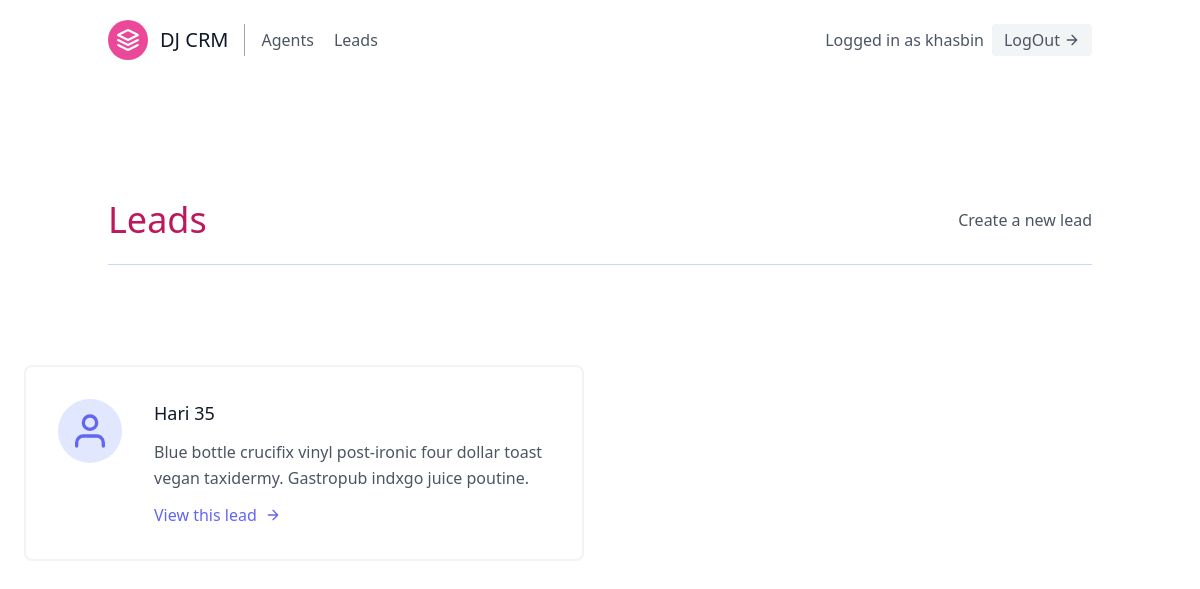
/leads/ (signed in), run on an earlier commit of the app's database.
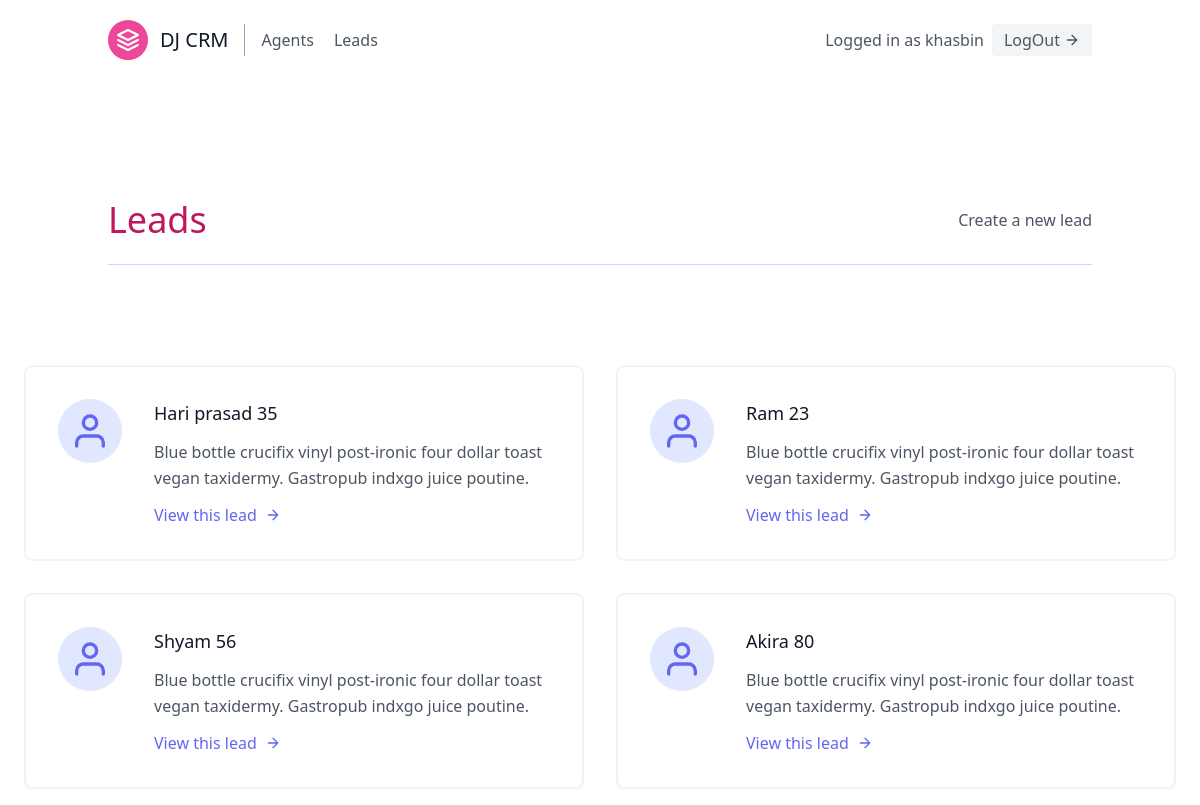
And on a later commit of the database.
### leads/models.py (models this page shows, shortened)
class User(AbstractUser):
    is_organizer = models.BooleanField(default = True)
    is_agent = models.BooleanField(default = False)

class Lead(models.Model):
    first_name = models.CharField(max_length = 20)
    last_name = models.CharField(max_length=20)
    age = models.IntegerField(default= 0)
    agent = models.ForeignKey("Agent", on_delete=models.CASCADE)

### leads/views.py (the view)
# urls.py: path('', LeadListView.as_view(), name = 'lead-list'),
class LeadListView(LoginRequiredMixin,generic.ListView):
    template_name = "leads/lead-list.html"
    queryset = Lead.objects.all()
    context_object_name = "leads"

### leads/templates/leads/lead_list.html (shortened to what this page needs)
{% extends 'base.html' %}
{% block content %}
<section class="text-gray-600 body-font">
    <div class="container px-5 py-24 mx-auto flex flex-wrap">
        <div class = "w-full mb-1 py-6 flex justify-between items-center border-b border-blue-200">
            <div>
            <h1 class = "text-4xl text-pink-700"> Leads </h1>
            </div>
            <div>
            <a class = "text-gray-600 hover:text-pink-500" href = "{% url 'leads:lead-create' %}"> Create a new lead </a>
            </div>
        </div>
    </div>
    <div class="flex flex-wrap -m-4">
        {% for lead in leads %}
        <div class="p-4 lg:w-1/2 md:w-full">
          <div class="flex border-2 rounded-lg border-gray-200 border-opacity-50 p-8 sm:flex-row flex-col">
            <div class="w-16 h-16 sm:mr-8 sm:mb-0 mb-4 inline-flex items-center justify-center rounded-full bg-indigo-100 text-indigo-500 flex-shrink-0">
              <svg fill="none" stroke="currentColor" stroke-linecap="round" stroke-linejoin="round" stroke-width="2" class="w-10 h-10" viewBox="0 0 24 24">
                <path d="M20 21v-2a4 4 0 00-4-4H8a4 4 0 00-4 4v2"></path>
                <circle cx="12" cy="7" r="4"></circle>
              </svg>
            </div>
            <div class="flex-grow">
              <h2 class="text-gray-900 text-lg title-font font-medium mb-3">{{lead.first_name}}  {{lead.lastname}} {{lead.age}}</h2>
              <p class="leading-relaxed text-base">Blue bottle crucifix vinyl post-ironic four dollar toast vegan taxidermy. Gastropub indxgo juice poutine.</p>
              <a href = "{% url 'leads:lead-detail' lead.pk %}" class="mt-3 text-indigo-500 inline-flex items-center">View this lead
                <svg fill="none" stroke="currentColor" stroke-linecap="round" stroke-linejoin="round" stroke-width="2" class="w-4 h-4 ml-2" viewBox="0 0 24 24">
                  <path d="M5 12h14M12 5l7 7-7 7"></path>
                </svg>
              </a>
            </div>
          </div>
        </div>
        {% endfor %}
      </div>
    </div>
{% endblock content %}

### templates/base.html (shortened to what this page needs)
{% load static %}
<!DOCTYPE html>
<html lang = "eng">
    <head>
        <link href="https://unpkg.com/tailwindcss@^2/dist/tailwind.min.css" rel="stylesheet">
    </head>
    <body>
    <div class = "max-w-6xl mx-auto">
    {% include 'navbar.html' %}
     {% block content %}
     {% endblock content %}
    </body>
</html>

### templates/navbar.html (shortened to what this page needs)
<header class="text-gray-600 body-font">
  <div class="container mx-auto flex flex-wrap p-5 flex-col md:flex-row items-center">
    <a class="flex title-font font-medium items-center text-gray-900 mb-4 md:mb-0">
      <svg xmlns="http://www.w3.org/2000/svg" fill="none" stroke="currentColor" stroke-linecap="round" stroke-linejoin="round" stroke-width="2" class="w-10 h-10 text-white p-2 bg-pink-500 rounded-full" viewBox="0 0 24 24">
        <path d="M12 2L2 7l10 5 10-5-10-5zM2 17l10 5 10-5M2 12l10 5 10-5"></path>
      </svg>
      <span class="ml-3 text-xl">DJ CRM</span>
    </a>
    {% if not request.user.is_authenticated %}
    <a href = "{% url 'signup' %}" class = "inline-flex items-center bg-gray-100 border-0 py-1 px-3 focus:outline-none hover:bg-gray-200 rounded text-base mt-4 md:mt-0">SignUp Here</a>
    {% else %}
    <nav class="md:mr-auto md:ml-4 md:py-1 md:pl-4 md:border-l md:border-gray-400	flex flex-wrap items-center text-base justify-center">
    {% if request.user.is_organizer %}
     <a  href = "{% url 'agents:agent-list' %}" class="mr-5 hover:text-gray-900">Agents</a>
    {% endif %}
        <a  href = "{% url 'leads:lead-list' %}" class="mr-5 hover:text-gray-900">Leads</a>
    </nav>
    {% endif %}
    {% if request.user.is_authenticated %}
     Logged in as {{request.user.username}}
    <a href = "{% url 'logout' %}" class="ml-2 inline-flex items-center bg-gray-100 border-0 py-1 px-3 focus:outline-none hover:bg-gray-200 rounded text-base mt-4 md:mt-0">LogOut
      <svg fill="none" stroke="currentColor" stroke-linecap="round" stroke-linejoin="round" stroke-width="2" class="w-4 h-4 ml-1" viewBox="0 0 24 24">
        <path d="M5 12h14M12 5l7 7-7 7"></path>
      </svg>
    </a>
    {% endif %}
  </div>
</header>

What changed in the data, as far as the page shows it:
removed Lead: first_name "Hari", age "35"
added Lead: first_name "Hari prasad", age "35"
added Lead: first_name "Ram", age "23"
added Lead: first_name "Shyam", age "56"
added Lead: first_name "Akira", age "80"
